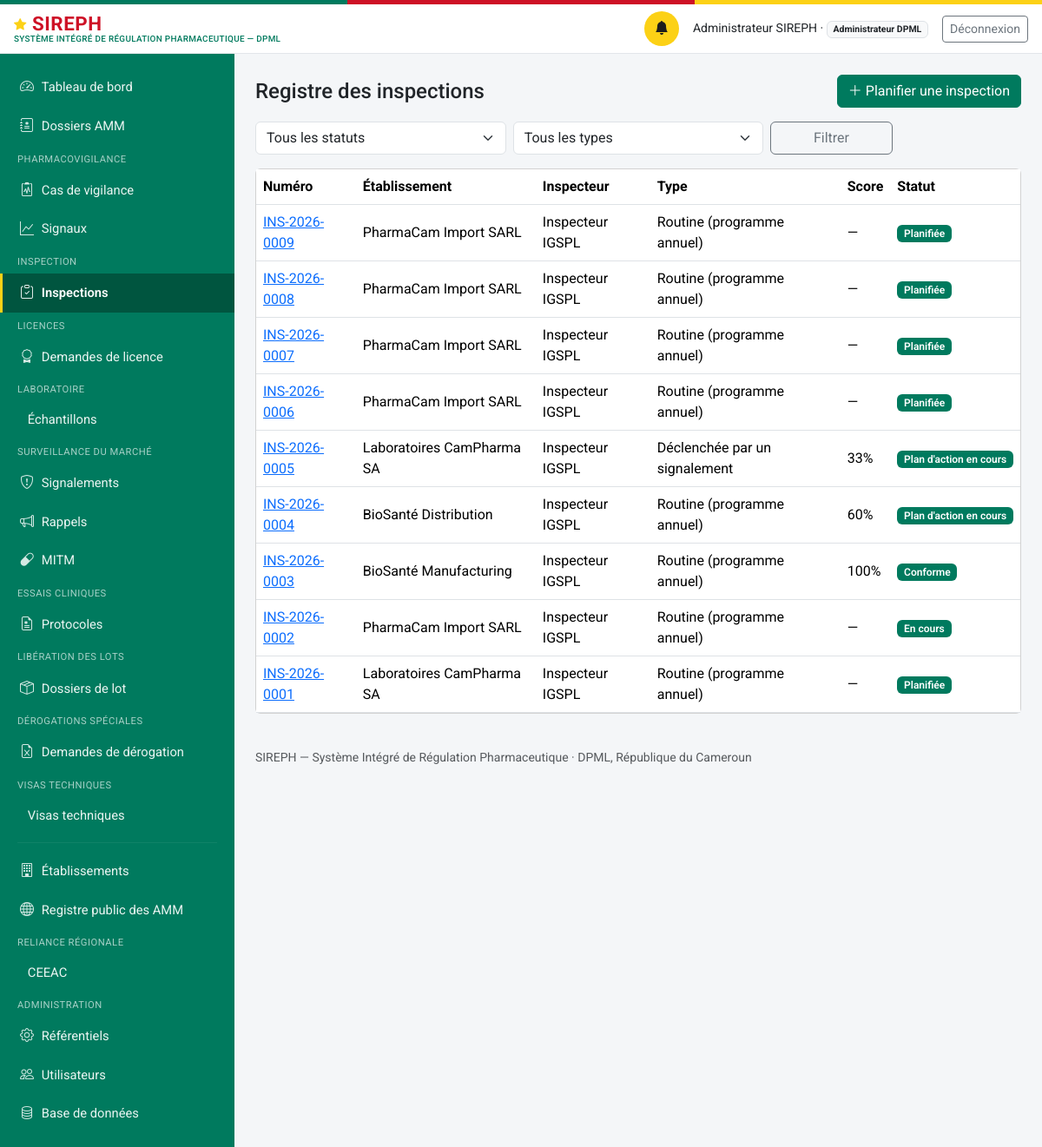
Before: /inspections (signed in) with the older database file.
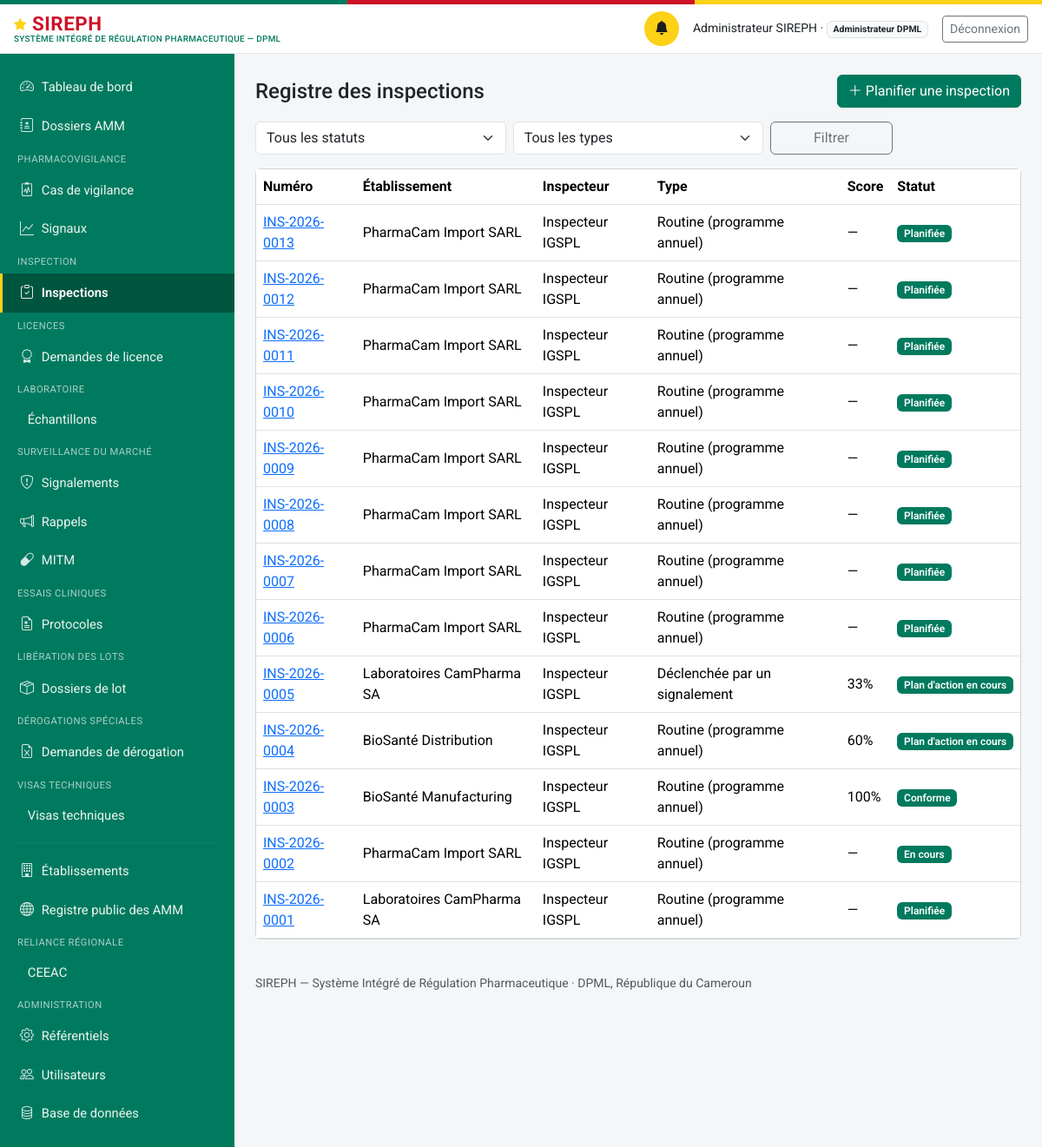
After: the same page with the newer database file.
### models.py (models this page shows, shortened)
class Inspection(db.Model):
    id = db.Column(db.Integer, primary_key=True)
    numero = db.Column(db.String(30), unique=True, nullable=False)  # INS-{annee}-{seq4}
    etablissement_id = db.Column(db.Integer, db.ForeignKey("etablissement.id"), nullable=False)
    inspecteur_id = db.Column(db.Integer, db.ForeignKey("personne.id"), nullable=False)
    type = db.Column(db.String(30), nullable=False, default="routine")
    date_planifiee = db.Column(db.Date, nullable=True)
    date_realisee = db.Column(db.DateTime, nullable=True)
    grille_json = db.Column(db.Text, default="[]")  # liste de GrilleItem, voir grille_ri.py
    score_conformite = db.Column(db.Integer, nullable=True)
    statut = db.Column(db.String(30), nullable=False, default="planifiee")
    plan_action = db.Column(db.Text, nullable=True)
    date_echeance_plan_action = db.Column(db.Date, nullable=True)
    non_conformite_grave = db.Column(db.Boolean, nullable=False, default=False)
    inspection_precedente_id = db.Column(db.Integer, db.ForeignKey("inspection.id"), nullable=True)  # suivi_programme
    date_creation = db.Column(db.DateTime, default=datetime.utcnow)
    date_maj = db.Column(db.DateTime, default=datetime.utcnow, onupdate=datetime.utcnow)
    etablissement = db.relationship("Etablissement", foreign_keys=[etablissement_id])
    inspecteur = db.relationship("Personne", foreign_keys=[inspecteur_id])
    inspection_precedente = db.relationship("Inspection", remote_side=[id])
    @property
    def grille(self):
        return json.loads(self.grille_json or "[]")

class Etablissement(db.Model):
    id = db.Column(db.Integer, primary_key=True)
    raison_sociale = db.Column(db.String(255), nullable=False)
    type = db.Column(db.String(40), nullable=False)
    adresse = db.Column(db.String(500))
    latitude = db.Column(db.Float, nullable=True)   # géolocalisation — exploité par le futur module RI
    longitude = db.Column(db.Float, nullable=True)
    statut_licence = db.Column(db.String(20), nullable=False, default="en_instruction")
    date_expiration_licence = db.Column(db.Date, nullable=True)
    pharmacien_responsable_id = db.Column(db.Integer, db.ForeignKey("personne.id"), nullable=True)
    categorie_activite = db.Column(db.String(30), nullable=True)
    pharmacien_responsable = db.relationship("Personne", foreign_keys=[pharmacien_responsable_id])

class Personne(db.Model):
    id = db.Column(db.Integer, primary_key=True)
    nom_complet = db.Column(db.String(200), nullable=False)
    email = db.Column(db.String(150), unique=True, nullable=False)  # identifiant de connexion
    password_hash = db.Column(db.String(255), nullable=False)
    role_systeme = db.Column(db.String(50), nullable=False)
    etablissement_rattachement_id = db.Column(db.Integer, db.ForeignKey("etablissement.id"), nullable=True)
    contact = db.Column(db.String(200))
    statut_compte = db.Column(db.String(20), nullable=False, default="actif")
    date_creation = db.Column(db.DateTime, default=datetime.utcnow)
    etablissement = db.relationship("Etablissement", foreign_keys=[etablissement_rattachement_id])
    @property
    def role_label(self):
        from permissions import ROLES
        return ROLES.get(self.role_systeme, self.role_systeme)
    @property
    def est_externe(self):
        from permissions import est_externe
        return est_externe(self.role_systeme)

### routes_ri.py (the view)
@ri_bp.route("/inspections")
@login_required
@roles_required(*ROLES_RI)
def registre():
    executer_verifications_delais_ri()
    q = Inspection.query
    statut = request.args.get("statut", "")
    type_insp = request.args.get("type", "")
    if statut:
        q = q.filter_by(statut=statut)
    if type_insp:
        q = q.filter_by(type=type_insp)
    inspections = q.order_by(Inspection.date_creation.desc()).all()
    return render_template("inspection/registre.html", inspections=inspections, statut=statut, type_insp=type_insp)

### auth.py (called while the page is built)
def current_user():
    uid = session.get("user_id")
    if not uid:
        return None
    return db.session.get(Personne, uid)

def login_required(view):
    @wraps(view)
    def wrapped(*a, **kw):
        if not current_user():
            return redirect(url_for("login", next=request.path))
        return view(*a, **kw)
    return wrapped

def roles_required(*roles):
    def deco(view):
        @wraps(view)
        def wrapped(*a, **kw):
            u = current_user()
            if not u or u.role_systeme not in roles:
                abort(403)
            return view(*a, **kw)
        return wrapped
    return deco

### delais.py (called while the page is built)
def plan_action_en_retard(inspection):
    if inspection.statut != "plan_action_en_cours" or not inspection.date_echeance_plan_action:
        return False
    return date.today() > inspection.date_echeance_plan_action

### permissions.py (called while the page is built)
def est_externe(role):
    return role in ROLES_EXTERNES

def a_permission(user, cle_permission):
    if user is None:
        return False
    return user.role_systeme in PERMISSIONS_TRANSVERSES.get(cle_permission, [])

### templates/inspection/registre.html (shortened to what this page needs)
{% extends "base.html" %}
{% block content %}
<div class="d-flex justify-content-between align-items-center mb-3">
  <h4 class="mb-0">Registre des inspections</h4>
  {% if current_user.role_systeme == "administrateur_dpml" %}
  <a href="{{ url_for('ri.planifier') }}" class="btn btn-primary"><i class="bi bi-plus-lg"></i> Planifier une inspection</a>
  {% endif %}
</div>
<form method="get" class="row g-2 mb-3" role="search">
  <div class="col-md-4">
    <select class="form-select" id="statut" name="statut">
      <option value="">Tous les statuts</option>
    </select>
  </div>
  <div class="col-md-4">
    <select class="form-select" id="type" name="type">
      <option value="">Tous les types</option>
    </select>
  </div>
  <div class="col-md-2"><button class="btn btn-outline-secondary w-100">Filtrer</button></div>
</form>
<div class="card">
  <div class="table-responsive">
    <table class="table table-hover align-middle mb-0">
      <thead><tr><th>Numéro</th><th>Établissement</th><th>Inspecteur</th><th>Type</th><th>Score</th><th>Statut</th></tr></thead>
      <tbody>
        {% for i in inspections %}
        <tr>
          <td><a href="{{ url_for('ri.fiche', id=i.id) }}">{{ i.numero }}</a></td>
          <td>{{ i.etablissement.raison_sociale }}</td>
          <td>{{ i.inspecteur.nom_complet }}</td>
          <td>{{ TYPES_RI.get(i.type, i.type) }}</td>
          <td>{{ i.score_conformite ~ '%' if i.score_conformite is not none else "—" }}</td>
          <td><span class="badge bg-primary badge-statut">{{ STATUTS_RI.get(i.statut, i.statut) }}</span></td>
        </tr>
        {% else %}
        <tr><td colspan="6" class="text-center text-muted py-4">Aucun résultat ne correspond à ces critères.</td></tr>
        {% endfor %}
      </tbody>
    </table>
  </div>
</div>
{% endblock %}

Changed rows visible on the page:
added Inspection: numero "INS-2026-0013", etablissement.raison_sociale "PharmaCam Import SARL", inspecteur.nom_complet "Inspecteur IGSPL", get "Routine (programme annuel)", score_conformite "—", get "Planifiée"
added Inspection: numero "INS-2026-0012", etablissement.raison_sociale "PharmaCam Import SARL", inspecteur.nom_complet "Inspecteur IGSPL", get "Routine (programme annuel)", score_conformite "—", get "Planifiée"
added Inspection: numero "INS-2026-0011", etablissement.raison_sociale "PharmaCam Import SARL", inspecteur.nom_complet "Inspecteur IGSPL", get "Routine (programme annuel)", score_conformite "—", get "Planifiée"
added Inspection: numero "INS-2026-0010", etablissement.raison_sociale "PharmaCam Import SARL", inspecteur.nom_complet "Inspecteur IGSPL", get "Routine (programme annuel)", score_conformite "—", get "Planifiée"
